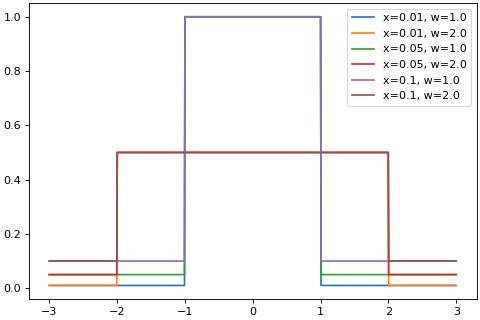

Generate this figure with Python:
import brainpy as bp
import brainpy.math as bm
import matplotlib.pyplot as plt
bp.visualize.get_figure(1, 1, 4, 6)
xs = bm.linspace(-3, 3, 1000)
for c in [0.01, 0.05, 0.1]:
  for w in [1., 2.]:
    grads1 = bm.vector_grad(bm.surrogate.piecewise_leaky_relu)(xs, c=c, w=w)
    plt.plot(bm.as_numpy(xs), bm.as_numpy(grads1), label=f'x={c}, w={w}')
plt.legend()
plt.show()
